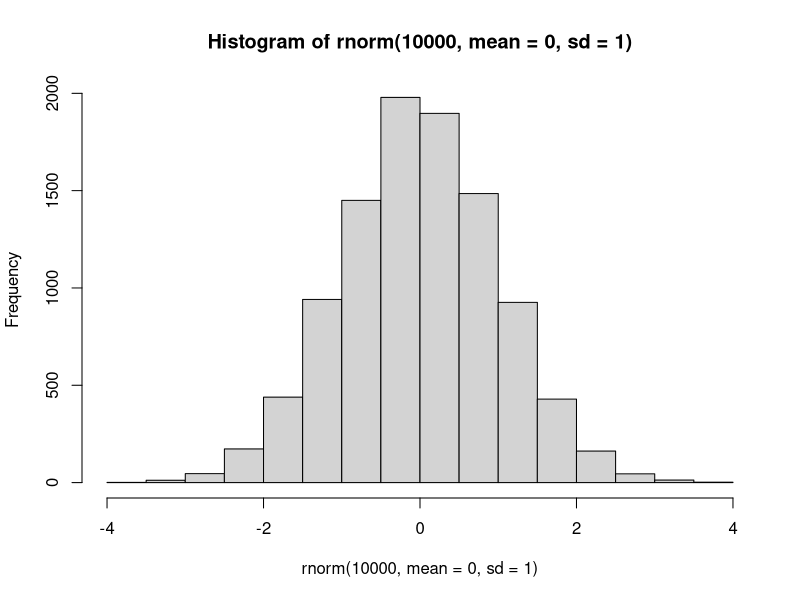
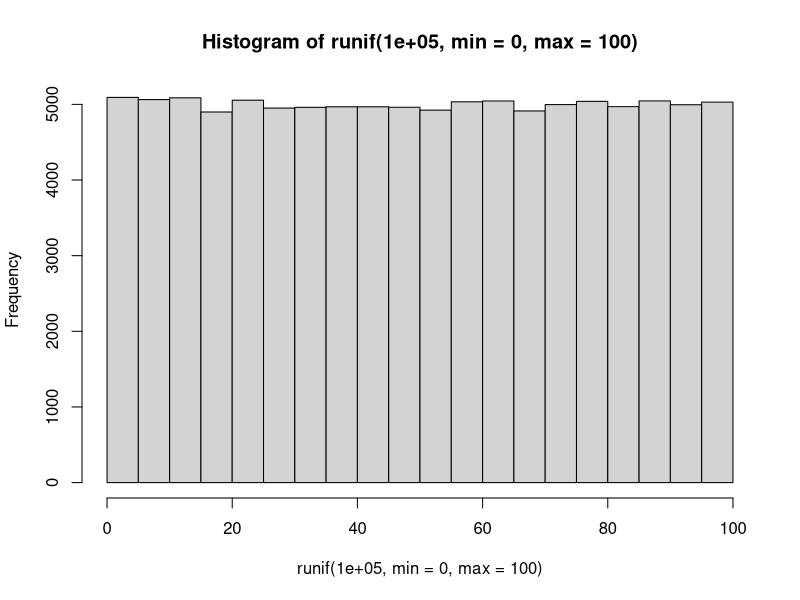

R code for these plots, in order:
# 내장함수와 사용자 정의 함수
# 주요 내장함수 
seq(0,5,by =1.5)   # seq 내장 함수
set.seed(123)
rnorm(10, mean = 0, sd=1)  # 정규분포를 따르는 난수
hist(rnorm(10000, mean = 0, sd=1))
# 표준편차!!! SD

set.seed(1)
runif(10, min=0, max=100)  # 균등분포를 따르는 난수
hist(runif(100000, min=0, max=100))

sample(0:100,10)  # 샘플데이터 0 ~ 100 사이에 10개  비복원

vec <- 1:10
min(vec)
max(vec)
mean(vec)
median(vec)
var(vec)  # 분산 값  / 평균에서 부터의 거리 
sum((vec - mean(vec))**2) / (length(vec) -1) # 편차 제곱의 합  / n -1
sd(vec) #표준편차 / 평균에서 부터의 거리를 평균 낸것 
sqrt(sum((vec - mean(vec))**2) / (length(vec) -1))
sd(vec)/mean(vec) # 변동계수  
prod(vec)  # 1~ 10까지의 곱 
factorial(10)
table(vec)  # 빈도수 구하기
abs(-3)  # 절대값 구하기 absolute value

getwd() # 현재 위치

mean(iris$Sepal.Length)
sd(iris$Sepal.Length)

# ------------------
# 사용자 정의 함수

func1 <- function(){
  print("사용자 정의 함수")
}

func1()

func2 <- function(arg1){
  print(arg1)
  return(arg1 + 100)
}

func2(10)

# 윤년체크
yun_func <- function(y){
  if(y %% 4 == 0 & y %% 100 != 0 | y %% 400 == 0){
    paste(y, '년은 윤년')
  }else{
    paste(y, '년은 평년')
  }
}
yun_func(2022)
yun_func(2020)
















